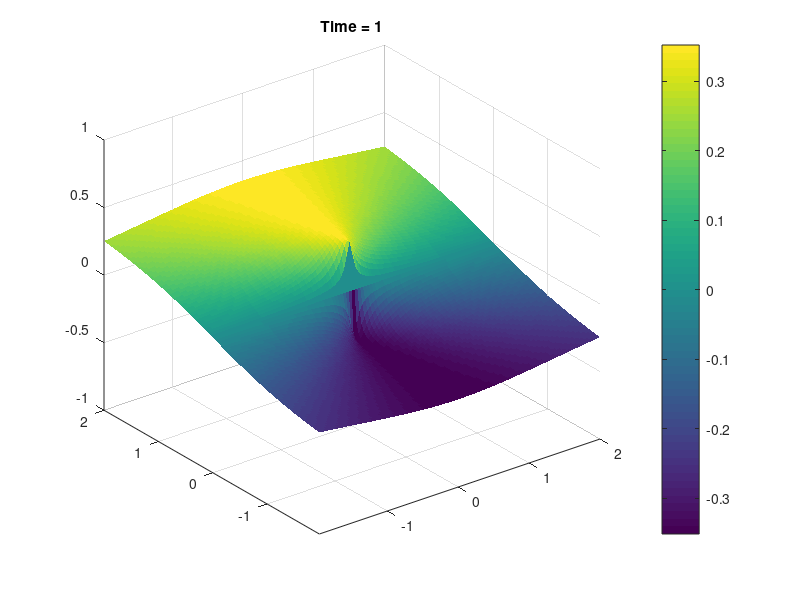

Reproduce this figure in MATLAB.
%% Heat equation               
% on circle of radius R
%% Computational parameters    
Nx = 100;     Ny = 100;        % Grid size
Ntime = 1e2;  plotgap = 01;    % Number of time steps
%% Physical parameters         
nu = 1;  R = 1;                % Diffusivity and Raius
Lx = 2;  Ly = 2;               % Domain size
Tfinal = 1;                    % Length of the simulation
dx = 2*Lx/Nx; dy = 2*Ly/Ny;    % Spatial resolutions
dt = Tfinal/Ntime;             % Temporal resolution
%% Grids                       
x = dx-Lx:dx:Lx;
y = dy-Ly:dy:Ly;
[X, Y] = meshgrid(x, y);       % Embedding grid
XX = X(:);  YY = Y(:); 
[th, ~] = cart2pol(X, Y);
[cpx, cpy] = pol2cart(th, R);
cpxvec = cpx(:);   cpyvec = cpy(:); 
%% Initial Condition           
IC = @(x) sin(x);
%% Operators                   
Ix = speye(Nx);  Iy = speye(Ny); I = kron(Ix, Iy);
Dxx = (circshift(Ix, [1, 0]) - 2*Ix + circshift(Ix, [-1, 0]))/(dx^2);
Dyy = (circshift(Iy, [1, 0]) - 2*Iy + circshift(Iy, [-1, 0]))/(dy^2);  
Lap = nu*(kron(Ix, Dyy) + kron(Dxx, Iy)); [Low, Up] = lu(I - dt*Lap);
%% Initial Plot                
u = IC(th(:));     figure(1)
surf(X, Y, IC(atan2(Y, X)), 'edgecolor', 'none');
axis([dx-Lx Lx dy-Ly Ly -1 1])
colorbar, axis square, view([-45 30]), hold off    
title('Time = 0', 'FontSize', 20);
%% Time Integration            
tic
for t = 1:Ntime         
    u = Up\(Low\u);             % Time step on the embedding grid   
    u = interp2(X, Y, reshape(u, Nx, Ny), cpx, cpy, 'cubic');   % Interpolation to the circle
    u = u(:);
    if mod(t, plotgap) == 0             % Plotting
        figure(1), surf(X, Y, reshape(u, Nx, Ny), 'edgecolor', 'none');
        axis([dx-Lx Lx dy-Ly Ly -1 1]), colorbar
        title(['Time = ', num2str(t*dt)]), drawnow
    end
end
fprintf('Time integration took %2.1f seconds \n', toc)




